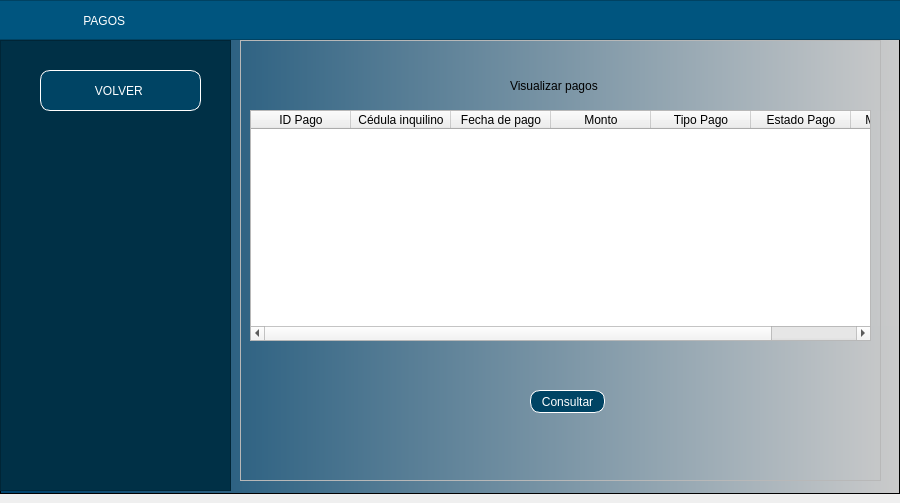
<?xml version="1.0" encoding="UTF-8"?>
<ui version="4.0">
 <class>MainWindow</class>
 <widget class="QMainWindow" name="MainWindow">
  <property name="geometry">
   <rect>
    <x>0</x>
    <y>0</y>
    <width>900</width>
    <height>503</height>
   </rect>
  </property>
  <property name="minimumSize">
   <size>
    <width>900</width>
    <height>500</height>
   </size>
  </property>
  <property name="maximumSize">
   <size>
    <width>900</width>
    <height>16777215</height>
   </size>
  </property>
  <property name="windowTitle">
   <string>MainWindow</string>
  </property>
  <widget class="QWidget" name="centralwidget">
   <layout class="QHBoxLayout" name="horizontalLayout" stretch="0">
    <property name="leftMargin">
     <number>0</number>
    </property>
    <property name="topMargin">
     <number>0</number>
    </property>
    <property name="rightMargin">
     <number>0</number>
    </property>
    <item>
     <widget class="QFrame" name="framefondo">
      <property name="styleSheet">
       <string notr="true">QWidget#framefondo{
background-color: qlineargradient(spread:pad, x1:0, y1:0, x2:1, y2:0, stop:0.039548 rgba(0, 67, 109, 255), stop:1 rgba(203, 203, 203, 255));}</string>
      </property>
      <property name="frameShape">
       <enum>QFrame::StyledPanel</enum>
      </property>
      <property name="frameShadow">
       <enum>QFrame::Raised</enum>
      </property>
      <widget class="QFrame" name="frame_superior">
       <property name="geometry">
        <rect>
         <x>-10</x>
         <y>0</y>
         <width>911</width>
         <height>40</height>
        </rect>
       </property>
       <property name="maximumSize">
        <size>
         <width>16777215</width>
         <height>40</height>
        </size>
       </property>
       <property name="styleSheet">
        <string notr="true">background-color: rgb(0, 85, 127);</string>
       </property>
       <property name="frameShape">
        <enum>QFrame::StyledPanel</enum>
       </property>
       <property name="frameShadow">
        <enum>QFrame::Raised</enum>
       </property>
       <widget class="QLabel" name="label">
        <property name="geometry">
         <rect>
          <x>90</x>
          <y>10</y>
          <width>251</width>
          <height>21</height>
         </rect>
        </property>
        <property name="styleSheet">
         <string notr="true">font: 16pt &quot;Arial&quot;;
color: white;</string>
        </property>
        <property name="text">
         <string> PAGOS</string>
        </property>
       </widget>
      </widget>
      <widget class="QFrame" name="frameBotones">
       <property name="geometry">
        <rect>
         <x>0</x>
         <y>40</y>
         <width>231</width>
         <height>451</height>
        </rect>
       </property>
       <property name="styleSheet">
        <string notr="true">QFrame{
background-color: rgb(0, 48, 70)
}


QPushButton{
font: 87 9pt &quot;Arial&quot;;
background-color: rgb(0, 68, 100);
color:white;
border:1px solid white;
border-radius: 10px;
}


QPushButton:hover {
background-color:qlineargradient(spread:pad, x1:0, y1:0, x2:1, y2:0, stop:0.039548 rgba(0, 67, 109, 255), stop:1 rgba(203, 203, 203, 255))
}</string>
       </property>
       <property name="frameShape">
        <enum>QFrame::StyledPanel</enum>
       </property>
       <property name="frameShadow">
        <enum>QFrame::Raised</enum>
       </property>
       <widget class="QPushButton" name="btnVOLVER">
        <property name="geometry">
         <rect>
          <x>40</x>
          <y>30</y>
          <width>161</width>
          <height>41</height>
         </rect>
        </property>
        <property name="layoutDirection">
         <enum>Qt::RightToLeft</enum>
        </property>
        <property name="styleSheet">
         <string notr="true"/>
        </property>
        <property name="text">
         <string>VOLVER </string>
        </property>
        <property name="icon">
         <iconset>
          <normaloff>Imagenes/volver.png</normaloff>Imagenes/volver.png</iconset>
        </property>
       </widget>
      </widget>
      <widget class="QFrame" name="framePaginas">
       <property name="geometry">
        <rect>
         <x>240</x>
         <y>40</y>
         <width>641</width>
         <height>441</height>
        </rect>
       </property>
       <property name="frameShape">
        <enum>QFrame::StyledPanel</enum>
       </property>
       <property name="frameShadow">
        <enum>QFrame::Raised</enum>
       </property>
       <widget class="QStackedWidget" name="stackedWidget">
        <property name="geometry">
         <rect>
          <x>0</x>
          <y>0</y>
          <width>681</width>
          <height>451</height>
         </rect>
        </property>
        <property name="currentIndex">
         <number>1</number>
        </property>
        <widget class="QWidget" name="pageRegistrarInq">
         <widget class="QLabel" name="label_2">
          <property name="geometry">
           <rect>
            <x>270</x>
            <y>30</y>
            <width>301</width>
            <height>21</height>
           </rect>
          </property>
          <property name="styleSheet">
           <string notr="true">font: 11pt &quot;Arial&quot;;</string>
          </property>
          <property name="text">
           <string>Registrar pagos</string>
          </property>
         </widget>
         <widget class="QLabel" name="label_3">
          <property name="geometry">
           <rect>
            <x>70</x>
            <y>80</y>
            <width>121</width>
            <height>16</height>
           </rect>
          </property>
          <property name="styleSheet">
           <string notr="true">font: 9pt &quot;Arial&quot;;</string>
          </property>
          <property name="text">
           <string>ID del pago:</string>
          </property>
         </widget>
         <widget class="QLabel" name="label_4">
          <property name="geometry">
           <rect>
            <x>370</x>
            <y>80</y>
            <width>151</width>
            <height>16</height>
           </rect>
          </property>
          <property name="styleSheet">
           <string notr="true">font: 9pt &quot;Arial&quot;;</string>
          </property>
          <property name="text">
           <string>Cedula del inquilino:</string>
          </property>
         </widget>
         <widget class="QLabel" name="label_5">
          <property name="geometry">
           <rect>
            <x>70</x>
            <y>140</y>
            <width>151</width>
            <height>16</height>
           </rect>
          </property>
          <property name="styleSheet">
           <string notr="true">font: 9pt &quot;Arial&quot;;</string>
          </property>
          <property name="text">
           <string>Fecha de pago:</string>
          </property>
         </widget>
         <widget class="QLabel" name="label_6">
          <property name="geometry">
           <rect>
            <x>370</x>
            <y>140</y>
            <width>131</width>
            <height>16</height>
           </rect>
          </property>
          <property name="styleSheet">
           <string notr="true">font: 9pt &quot;Arial&quot;;</string>
          </property>
          <property name="text">
           <string>Monto:</string>
          </property>
         </widget>
         <widget class="QLabel" name="label_8">
          <property name="geometry">
           <rect>
            <x>370</x>
            <y>200</y>
            <width>121</width>
            <height>16</height>
           </rect>
          </property>
          <property name="styleSheet">
           <string notr="true">font: 9pt &quot;Arial&quot;;</string>
          </property>
          <property name="text">
           <string>Estado del pago:</string>
          </property>
         </widget>
         <widget class="QLabel" name="label_9">
          <property name="geometry">
           <rect>
            <x>70</x>
            <y>200</y>
            <width>191</width>
            <height>16</height>
           </rect>
          </property>
          <property name="styleSheet">
           <string notr="true">font: 9pt &quot;Arial&quot;;</string>
          </property>
          <property name="text">
           <string>Tipo de pago:</string>
          </property>
         </widget>
         <widget class="QLineEdit" name="txtIDpago">
          <property name="geometry">
           <rect>
            <x>70</x>
            <y>100</y>
            <width>211</width>
            <height>20</height>
           </rect>
          </property>
         </widget>
         <widget class="QLineEdit" name="txtIDinquilino">
          <property name="geometry">
           <rect>
            <x>370</x>
            <y>100</y>
            <width>211</width>
            <height>20</height>
           </rect>
          </property>
         </widget>
         <widget class="QLineEdit" name="txtFechaPago">
          <property name="geometry">
           <rect>
            <x>70</x>
            <y>160</y>
            <width>211</width>
            <height>21</height>
           </rect>
          </property>
         </widget>
         <widget class="QLineEdit" name="txtMonto">
          <property name="geometry">
           <rect>
            <x>370</x>
            <y>160</y>
            <width>211</width>
            <height>21</height>
           </rect>
          </property>
         </widget>
         <widget class="QLineEdit" name="txtMetodoPago">
          <property name="geometry">
           <rect>
            <x>70</x>
            <y>270</y>
            <width>211</width>
            <height>20</height>
           </rect>
          </property>
         </widget>
         <widget class="QPushButton" name="btnRegistrar">
          <property name="geometry">
           <rect>
            <x>290</x>
            <y>350</y>
            <width>91</width>
            <height>31</height>
           </rect>
          </property>
          <property name="styleSheet">
           <string notr="true">QPushButton{
font: 87 9pt &quot;Arial&quot;;
background-color: rgb(0, 68, 100);
color:white;
border:1px solid white;
border-radius: 10px;
}


QPushButton:hover {
background-color:rgb(0, 101, 148);
}</string>
          </property>
          <property name="text">
           <string>Registrar</string>
          </property>
         </widget>
         <widget class="QRadioButton" name="rbAlquiler">
          <property name="geometry">
           <rect>
            <x>70</x>
            <y>220</y>
            <width>82</width>
            <height>17</height>
           </rect>
          </property>
          <property name="text">
           <string>Alquiler</string>
          </property>
         </widget>
         <widget class="QRadioButton" name="rbServicios">
          <property name="geometry">
           <rect>
            <x>130</x>
            <y>220</y>
            <width>82</width>
            <height>17</height>
           </rect>
          </property>
          <property name="text">
           <string>Servicios</string>
          </property>
         </widget>
         <widget class="QRadioButton" name="rbMantenimiento">
          <property name="geometry">
           <rect>
            <x>200</x>
            <y>220</y>
            <width>101</width>
            <height>17</height>
           </rect>
          </property>
          <property name="text">
           <string>Mantenimiento</string>
          </property>
         </widget>
         <widget class="QLabel" name="label_10">
          <property name="geometry">
           <rect>
            <x>70</x>
            <y>250</y>
            <width>191</width>
            <height>16</height>
           </rect>
          </property>
          <property name="styleSheet">
           <string notr="true">font: 9pt &quot;Arial&quot;;</string>
          </property>
          <property name="text">
           <string>Método de pago:</string>
          </property>
         </widget>
         <widget class="QRadioButton" name="rbPendiente">
          <property name="geometry">
           <rect>
            <x>370</x>
            <y>220</y>
            <width>82</width>
            <height>17</height>
           </rect>
          </property>
          <property name="text">
           <string>Pendiente</string>
          </property>
         </widget>
         <widget class="QRadioButton" name="rbRealizado">
          <property name="geometry">
           <rect>
            <x>440</x>
            <y>220</y>
            <width>82</width>
            <height>17</height>
           </rect>
          </property>
          <property name="text">
           <string>Realizado</string>
          </property>
         </widget>
         <widget class="QRadioButton" name="rbAtrasado">
          <property name="geometry">
           <rect>
            <x>510</x>
            <y>220</y>
            <width>82</width>
            <height>17</height>
           </rect>
          </property>
          <property name="text">
           <string>Atrasado</string>
          </property>
         </widget>
         <widget class="QLabel" name="label_11">
          <property name="geometry">
           <rect>
            <x>70</x>
            <y>290</y>
            <width>231</width>
            <height>16</height>
           </rect>
          </property>
          <property name="text">
           <string>Transferencia bancaria, tarjeta...</string>
          </property>
         </widget>
        </widget>
        <widget class="QWidget" name="pageVisulizar">
         <widget class="QLabel" name="label_7">
          <property name="geometry">
           <rect>
            <x>270</x>
            <y>30</y>
            <width>231</width>
            <height>31</height>
           </rect>
          </property>
          <property name="styleSheet">
           <string notr="true">font: 11pt &quot;Arial&quot;;</string>
          </property>
          <property name="text">
           <string>Visualizar pagos</string>
          </property>
         </widget>
         <widget class="QPushButton" name="btnConsultar">
          <property name="geometry">
           <rect>
            <x>290</x>
            <y>350</y>
            <width>75</width>
            <height>23</height>
           </rect>
          </property>
          <property name="styleSheet">
           <string notr="true">QPushButton{
font: 87 9pt &quot;Arial&quot;;
background-color: rgb(0, 68, 100);
color:white;
border:1px solid white;
border-radius: 10px;
}


QPushButton:hover {
background-color:rgb(0, 101, 148);
}</string>
          </property>
          <property name="text">
           <string>Consultar</string>
          </property>
         </widget>
         <widget class="QTableWidget" name="tablePagos">
          <property name="geometry">
           <rect>
            <x>10</x>
            <y>70</y>
            <width>621</width>
            <height>231</height>
           </rect>
          </property>
          <column>
           <property name="text">
            <string>ID Pago</string>
           </property>
          </column>
          <column>
           <property name="text">
            <string>Cédula inquilino</string>
           </property>
          </column>
          <column>
           <property name="text">
            <string>Fecha de pago</string>
           </property>
          </column>
          <column>
           <property name="text">
            <string>Monto</string>
           </property>
          </column>
          <column>
           <property name="text">
            <string>Tipo Pago</string>
           </property>
          </column>
          <column>
           <property name="text">
            <string>Estado Pago</string>
           </property>
          </column>
          <column>
           <property name="text">
            <string>Método Pago</string>
           </property>
          </column>
         </widget>
        </widget>
       </widget>
      </widget>
     </widget>
    </item>
   </layout>
  </widget>
 </widget>
 <resources/>
 <connections/>
</ui>
